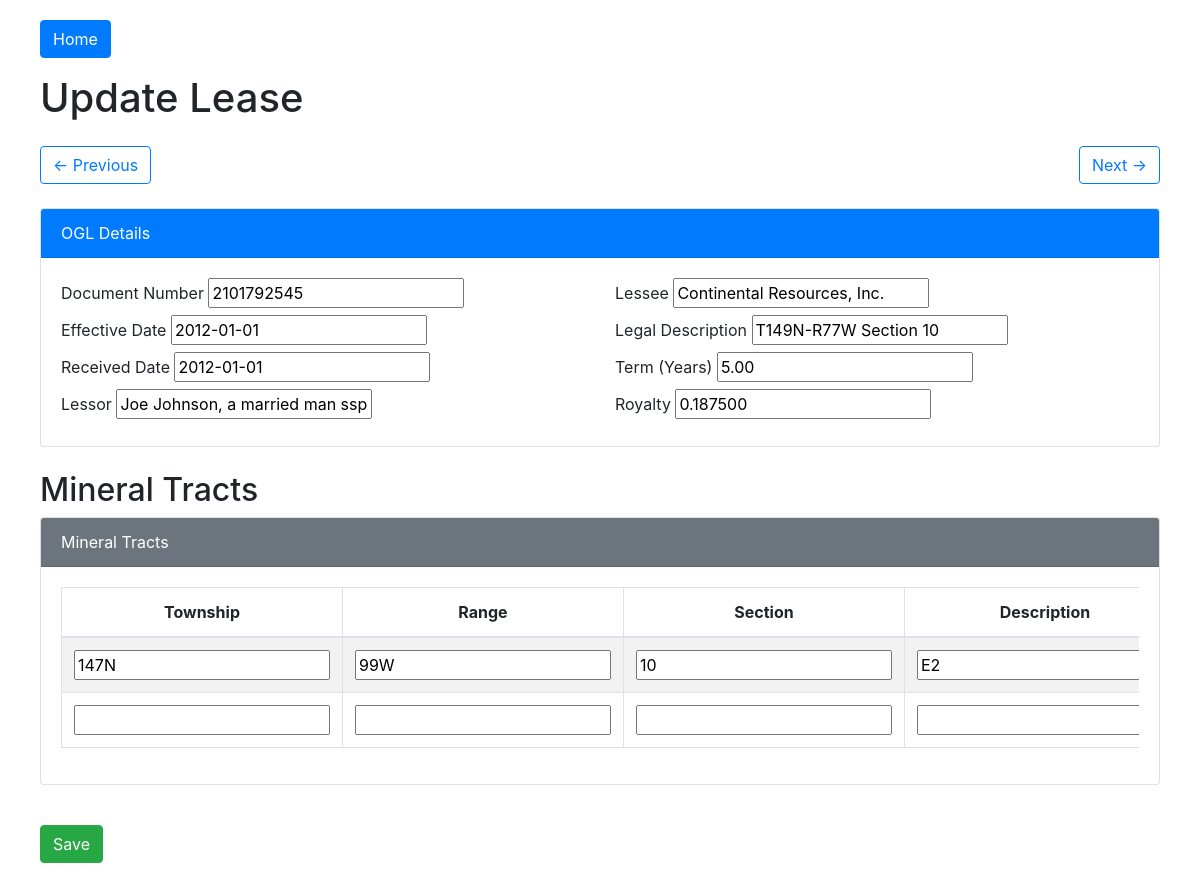
Before: /update_ogl/2/ with the older database file.
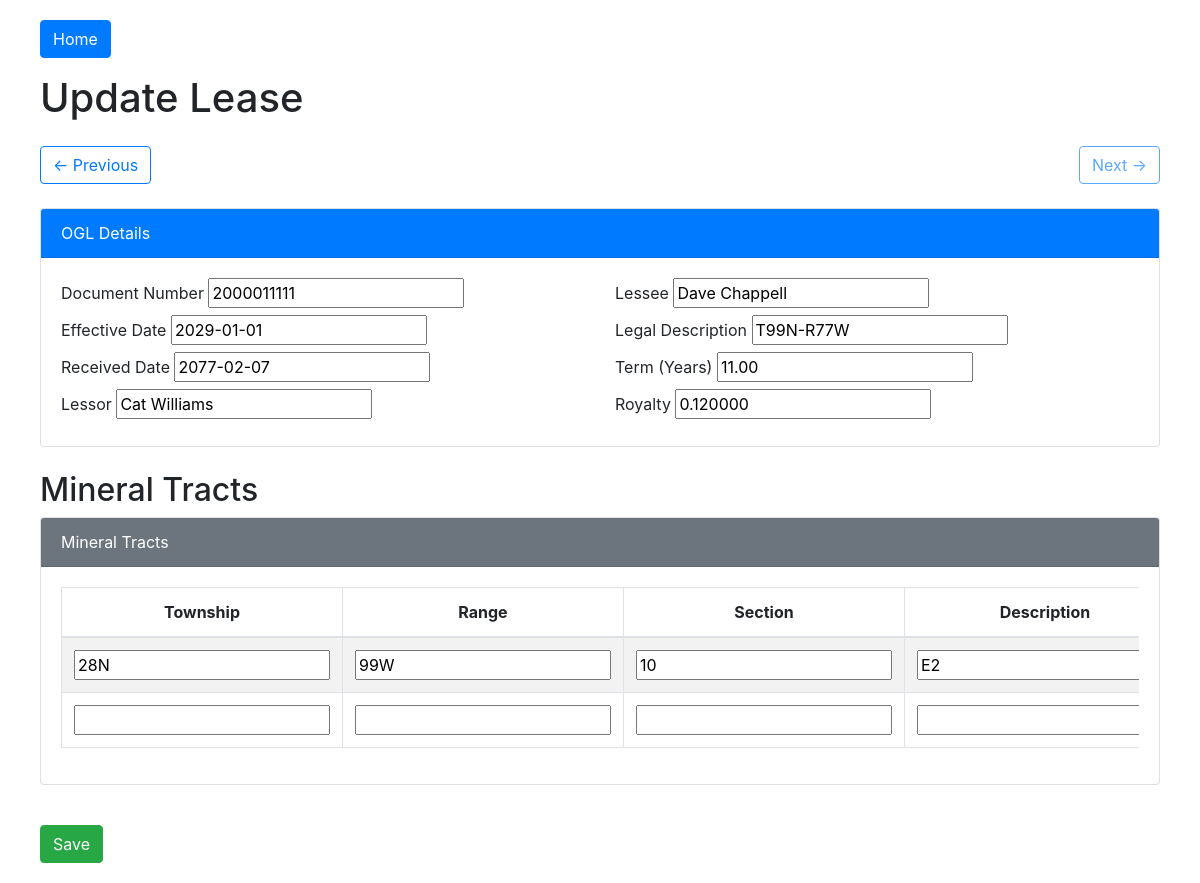
After: the same page with the newer database file.
### myapp/models.py (models this page shows, shortened)
class OGL(models.Model):
    docNo = models.CharField(max_length=20)
    effDate = models.DateField()
    recDate = models.DateField()
    lessor = models.CharField(max_length=255)
    lessee = models.CharField(max_length=255)
    legal_desc = models.CharField(max_length=255, null=True, blank=True)
    term_in_years = models.DecimalField(max_digits=5, decimal_places=2)
    royalty = models.DecimalField(max_digits=6, decimal_places=6)

### myapp/views.py (the view)
# urls.py: path('update_ogl/<int:pk>/', views.update_ogl, name='update_ogl'),
def update_ogl(request, pk):
    ogl = get_object_or_404(OGL, pk=pk)  # Retrieve the OGL instance
    prev_ogl = OGL.objects.filter(id__lt=pk).order_by('-id').first() # Left arrow
    next_ogl = OGL.objects.filter(id__gt=pk).order_by('id').first() # Right arrow
    if request.method == 'POST':
        form = OGLForm(request.POST, instance=ogl)
        formset = MineralTractFormset(request.POST, instance=ogl)
        if form.is_valid() and formset.is_valid():
            ogl = form.save()
            formset.instance = ogl  # Bind formset to the OGL instance
            formset.save()  # Save formset and handle deletions correctly
            messages.success(request, 'Lease updated successfully!')
            return redirect('home')
        else:
            print("Form errors:", form.errors)
            print("Formset errors:", formset.errors)
            for i, form in enumerate(formset):
                print(f"Form {i} cleaned_data:", form.cleaned_data)  # Debug each form
                print(f"Form {i} errors:", form.errors)  # Debug individual form errors
    else:
        form = OGLForm(instance=ogl)  # Populate form with existing data
        formset = MineralTractFormset(instance=ogl)  # Populate formset with existing data
    return render(request, 'update_ogl.html', {
        'form': form,
        'formset': formset,
        'prev_ogl': prev_ogl,
        'next_ogl': next_ogl,
    })

### myapp/forms.py (shortened to what this page needs)
class OGLForm(forms.ModelForm):
    class Meta:
        model = OGL
        fields = ['docNo', 'effDate', 'recDate', 'lessor', 'lessee', 'legal_desc', 'term_in_years', 'royalty']

### myapp/templates/update_ogl.html (shortened to what the changed rows need)
<!DOCTYPE html>
<html lang="en">
<head>
    <link
        href="https://stackpath.bootstrapcdn.com/bootstrap/4.3.1/css/bootstrap.min.css"
        rel="stylesheet"
    />
</head>
<body>
    <div class="container-fluid">
        <h1 class="mb-4">Update Lease</h1>
        <div class="d-flex justify-content-between mb-4">
            {% if prev_ogl %}
            <a href="{% url 'update_ogl' prev_ogl.id %}" class="btn btn-outline-primary">
                &larr; Previous
            </a>
            {% else %}
            <button class="btn btn-outline-primary disabled">&larr; Previous</button>
            {% endif %}
            {% if next_ogl %}
            <a href="{% url 'update_ogl' next_ogl.id %}" class="btn btn-outline-primary">
                Next &rarr;
            </a>
            {% else %}
            <button class="btn btn-outline-primary disabled">Next &rarr;</button>
            {% endif %}
        </div>
        <form method="post">
            <div class="card mb-4">
                <div class="card-body">
                    <div class="row">
                        <div class="col-md-6">
                            <div class="form-group">
                                <label for="id_docNo">Document Number</label>
                                {{ form.docNo }}
                            </div>
                            <div class="form-group">
                                <label for="id_effDate">Effective Date</label>
                                {{ form.effDate }}
                            </div>
                            <div class="form-group">
                                <label for="id_recDate">Received Date</label>
                                {{ form.recDate }}
                            </div>
                            <div class="form-group">
                                <label for="id_lessor">Lessor</label>
                                {{ form.lessor }}
                            </div>
                        </div>
                        <div class="col-md-6">
                            <div class="form-group">
                                <label for="id_lessee">Lessee</label>
                                {{ form.lessee }}
                            </div>
                            <div class="form-group">
                                <label for="id_legal_desc">Legal Description</label>
                                {{ form.legal_desc }}
                            </div>
                            <div class="form-group">
                                <label for="id_term_in_years">Term (Years)</label>
                                {{ form.term_in_years }}
                            </div>
                            <div class="form-group">
                                <label for="id_royalty">Royalty</label>
                                {{ form.royalty }}
                            </div>
                        </div>
                    </div>
                </div>
            </div>
            <h2>Mineral Tracts</h2>
            <div class="card mb-4">
                <div class="card-body">
                    <div class="table-responsive">
                        <table class="table table-bordered table-striped">
                            <thead>
                                <tr>
                                    <th>Township</th>
                                    <th>Range</th>
                                    <th>Section</th>
                                    <th>Description</th>
                                </tr>
                            </thead>
                            <tbody>
                                {% for form in formset %}
                                <tr>
                                    <td>{{ form.township }}</td>
                                    <td>{{ form.range }}</td>
                                    <td>{{ form.section }}</td>
                                    <td>{{ form.desc }}</td>
                                </tr>
                                {% endfor %}
                            </tbody>
                        </table>
                    </div>
                </div>
            </div>
        </form>
    </div>
</body>
</html>

Changed rows visible on the page:
changed OGL: docNo "2101792545" → "2000011111"; effDate "2012-01-01" → "2029-01-01"; recDate "2012-01-01" → "2077-02-07"; lessor "Joe Johnson, a married man ssp" → "Cat Williams"; lessee "Continental Resources, Inc." → "Dave Chappell"; legal_desc "T149N-R77W Section 10" → "T99N-R77W"; term_in_years "5.00" → "11.00"; royalty "0.187500" → "0.120000"
Other visible differences:
form field township: "147N" → "28N"
